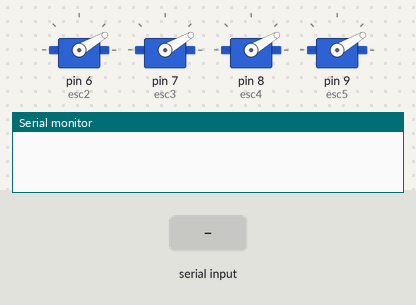
Bench run of a sketch on a simulated Arduino Uno, built with avr-gcc and run on an emulated ATmega328P. On the bench: 4 × servo, the last lines printed to the serial monitor. The test bench sets the inputs (shaded band).

Above: at 1.2 s.
1.3 s: "1\n" received over Serial
At 2.5 s:
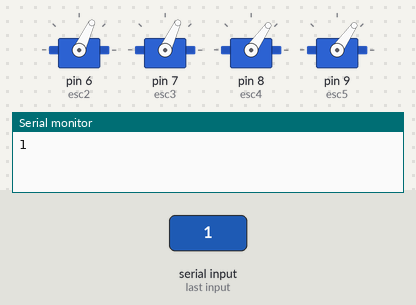
2.8 s: "0\n" received over Serial
At 3.9 s:
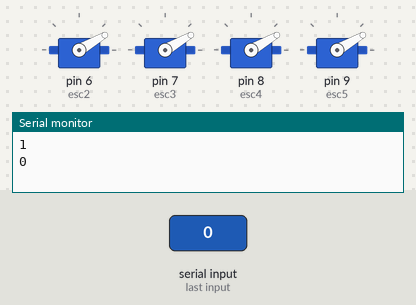
Timing chart, 0 to 5.8 s (numbered marks = the images above; inputs shaded):
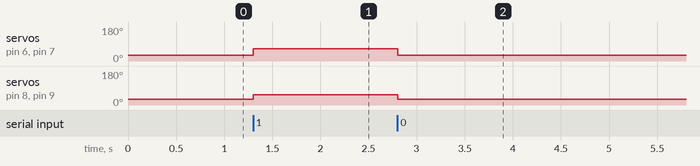

The sketch:

motor_with_bluetooth_2.ino
```cpp
#include<Servo.h>
Servo esc2, esc3, esc4, esc5;
char Incoming_value = 0;                //Variable for storing Incoming_value

void setup()
{
  Serial.begin(9600);         //Sets the data rate in bits per second (baud) for serial data transmission
  esc2.attach(6);
  esc3.attach(7);
  esc4.attach(8);
  esc5.attach(9);

  esc2.write(30);
  esc3.write(30);
  esc4.write(30);
  esc5.write(30);
}
void loop()
{
  if(Serial.available() > 0)
  {
    int value;
    Incoming_value = Serial.read();      //Read the incoming data and store it into variable Incoming_value
    Serial.print(Incoming_value);        //Print Value of Incoming_value in Serial monitor
    Serial.print("\n");

    if(Incoming_value == '1')            //Checks whether value of Incoming_value is equal to 1
{
      esc2.write(65);
      esc3.write(65);
      esc4.write(55);
      esc5.write(55);
      //delay(2000);
}   else if(Incoming_value == '0')       //Checks whether value of Incoming_value is equal to 0
 {
      esc2.write(30);
      esc3.write(30);
      esc4.write(30);
      esc5.write(30);
      //delay(2000);

  }

}
}
```

Measured:
- after the input at 1.3 s, servo on pin 6 (esc2), servo on pin 7 (esc3): 30° → 65° at once; servo on pin 8 (esc4), servo on pin 9 (esc5): 30° → 55° at once
- after the input at 2.8 s, servo on pin 6 (esc2), servo on pin 7 (esc3): 65° → 30° at once; servo on pin 8 (esc4), servo on pin 9 (esc5): 55° → 30° at once
